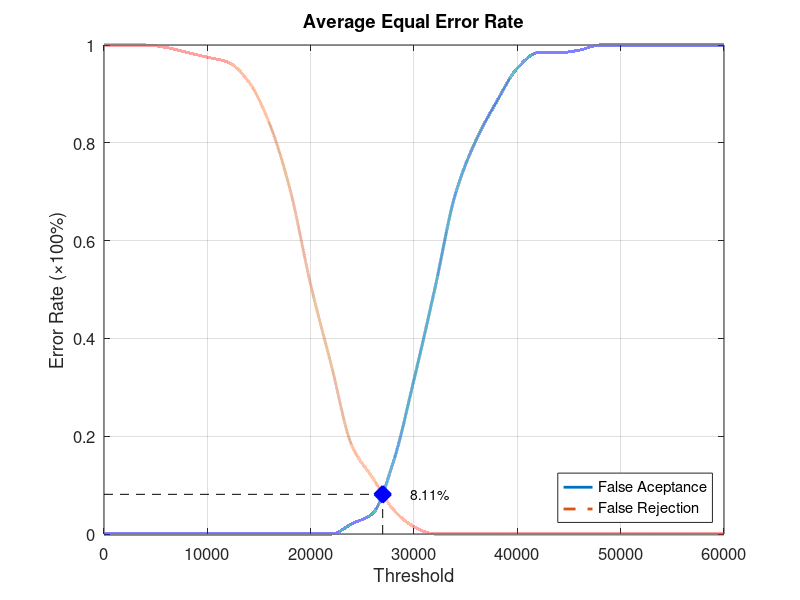
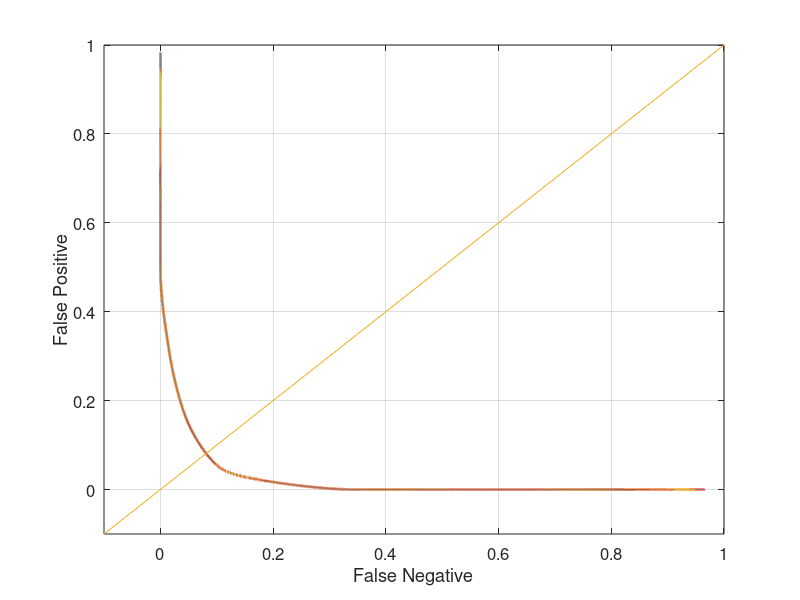

Here is the MATLAB script that generated these plots, in order:
function yEER = Database3_1
close all;
clear;
clc;
x = 0:2000:60000;
xq = 0:0.5:60000;

y0 = [0 0 0 0 0 0 0 0 0 0 0 0 0.0210526 0.0421053 0.147368 0.315789 0.5 0.694737 0.805263 0.884211 0.952632 0.984211 0.984211 0.989474 1 1 1 1 1 1 1];
yy0 = interp1(x, y0, xq, 'pchip');
y1 = [1 1 1 0.995 0.985 0.975 0.965 0.925 0.84 0.705 0.51 0.345 0.18 0.115 0.05 0.015 0 0 0 0 0 0 0 0 0 0 0 0 0 0 0];
yy1 = interp1(x, y1, xq, 'pchip');

% Calculating EER: 
y2 = abs(y0 - y1);
find(y2 == min(y2))
yy2 = abs(yy0 - yy1);
xEER = find(yy2 == min(yy2));
xEERIndex = xq(xEER) % X-axis EER
yEER = yy0(xEER) % Y-axis EER

main = figure
plot(xq, yy0,'-','LineWidth', 2);	hold on
plot(xq, yy1,'--','LineWidth', 2);	hold on
plot([xEERIndex xEERIndex], [0 yEER], 'k--');	hold on
plot([0 xEERIndex], [yEER yEER], 'k--');	hold on
plot(xEERIndex, yEER, 'bx', 'LineWidth', 10);	hold on
text(xEERIndex + 10 * xEERIndex / 100, yEER, [num2str(round((10000 * yEER)) / 100) '%'])
legend('False Aceptance', 'False Rejection', 'Location', 'SouthEast')
xlabel('Threshold')
ylabel('Error Rate (\times100%)')
title('Average Equal Error Rate')
set(gca, 'FontSize', 12)
axis([0 60000 0 1])
grid on

print(main, 'Database3_1Main', '-dpng');
FNRxFPR = figure('Color', [1 1 1]);
plot(yy1, yy0, '-', yy1, yy0, 'LineWidth', 2);
hold on
y = -0.1:0.1:1
plot(y, y); 
set(gca, 'FontSize', 12)
xlabel('False Negative')
ylabel('False Positive')
axis([-0.1 1 -0.1 1])
set(gca, 'FontSize', 12)
grid on

print(FNRxFPR, 'Database3_1FNRxFPR','-dpng');
end
